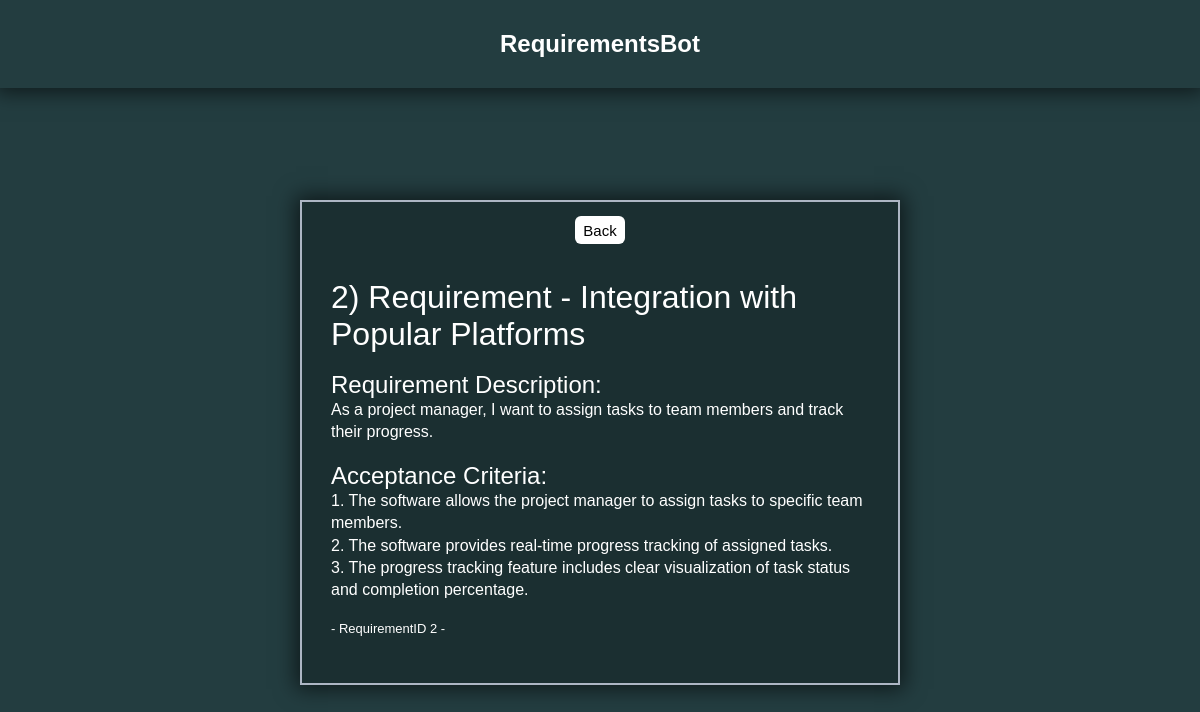
The app's page /requirement/2 with its own data.
### GPTCommunication/models.py (models this page shows, shortened)
class RequirementDetail(models.Model):
    requirementID = models.OneToOneField(RequirementsList, on_delete=models.CASCADE, primary_key=True)
    reqUserStory = models.TextField()
    reqAcceptanceCriteria = models.TextField()

class RequirementsList(models.Model):
    requirementID = models.IntegerField(primary_key=True)
    requirementName = models.CharField(max_length=100)
    requirementDescription = models.TextField()

### GPTCommunication/views.py (the view)
# urls.py: path("requirement/<int:pk>", views.RequirementDisplay.getRequirementsDetail, name="RequirementDetail"),
    def getRequirementsDetail(request, pk):
        requirement = get_object_or_404(RequirementDetail, requirementID=pk)
        return render(request, "GPTCommunication/detailed_requirement.html", {
            "requirement": requirement
        })

### GPTCommunication/templates/GPTCommunication/detailed_requirement.html (shortened to what this page needs)
{% extends "base.html" %}
{% load static %}
{% block css_files %}
 <link rel="stylesheet" href="{% static "GPTCommunication/detailed_requirement.css" %}">
{% endblock css_files %}
{% block content %}
<div id="Layout">
    <div id="BackButtonArea">
        <button id="BackButton"  onclick="location.href='{% url "Requirements"%}';">Back</button>
    </div>
    <div class="Content">
        <div class="UserStoryArea">
            <h1>{{requirement.requirementID.requirementID}}) {{ requirement.requirementID.requirementName }}</h1><br>
            <h2>Requirement Description:</h2>
            <p>{{ requirement.reqUserStory }}</p> <br>
            <h2>Acceptance Criteria:</h2>
            <p>{{ requirement.reqAcceptanceCriteria|linebreaksbr }}</p><br>
            <p id="RequirementIDText">- RequirementID {{ requirement.requirementID.requirementID }} -</p>
        </div>
    </div>
</div>
{% endblock content %}

### static/style.css (style rules this page uses)
* { margin: 0; padding: 0; box-sizing: border-box; font-family: "poppins", sans-serif; font-weight: 500; }
body { background-color: #233d40; }

### GPTCommunication/static/GPTCommunication/detailed_requirement.css (style rules this page uses)
#Layout { border: 2px solid #ADB6C4; box-shadow: rgb(0 0 0 / 60%) 0px 0px 20px 4px; width: 50%; padding: 14px; padding-bottom: 30px; background: #1b2f31; }
.Content { display: flex; justify-content: center; align-items: center; margin-top: 20px; }
.UserStoryArea { padding: 15px; color: white; }
.UserStoryArea p { line-height: 1.4; }
#BackButtonArea { display: flex; justify-content: center; }
#BackButton { width: 50px; min-height: 28px; border: none; border-radius: 6px 6px 6px 6px; background-color: rgb(255, 255, 255); color: #000; font-size: 15px; cursor: pointer; transition: background-color .3s ease-in-out; text-align: center; }
#RequirementIDText { font-size: small; }

### records on screen
RequirementDetail: requirementID.requirementID "2", requirementID.requirementName "Requirement - Integration with Popular Platforms", reqUserStory "As a project manager, I want to assign tasks to team members and track their progress.", reqAcceptanceCriteria "1. The software allows the project manager to assign tasks to specific team members. 2. The software provides real-time progress tracking of assigned tasks. 3. The progress tracking feature includes clear visualization of task status and completion percentage."
